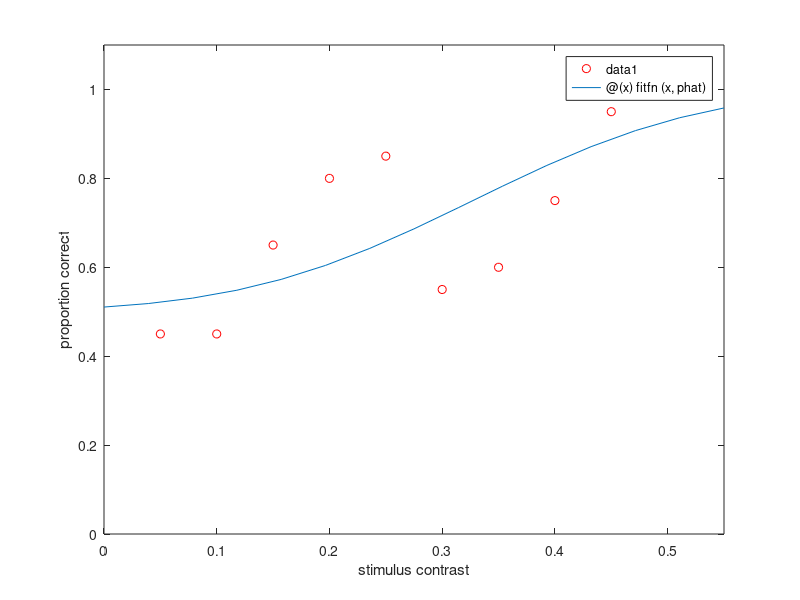

This figure's MATLAB source:
%% bootstrap.m


%% part 1 -- bootstrapping (nonparametric)

% make some data
mu = 10;
sigma = 5;
nsamp = 100;
samp = normrnd(mu,sigma,[ nsamp 1 ]); % returns array of random numbers 
                                      % from a normal distribution with 
                                      % mean mu and std sigma

% find the mean and standard deviation of the data
muhat = mean(samp);
sigmahat = std(samp); % note: not identical to the population mean and std

% bootstrap the mean of the data
for b = 1:200
    
    % resample the data, with replacement
    % (this is the part that makes this version 'nonparametric')
    % sampboot = samp( unidrnd( nsamp, [ nsamp 1 ] ) );  % uses the statistics toolbox
    sampstar = samp( ceil( nsamp*rand([ nsamp 1 ]) ) );  % doesn't need the statistics toolbox
    
    % get the mean of the resampled data
    mustar(b) = mean(sampstar);
    
end

% find the bootstrapped standard error of the mean
stderrboot = std(mustar);
fprintf('bootstrapped standard error:  %.2f\n',stderrboot);

% compare this to the usual formula
stderrform = sigmahat/sqrt(nsamp);
fprintf('usual standard error:         %.2f\n',stderrform);

% compare this to the correct answer
stderr = sigma/sqrt(nsamp);
fprintf('true standard error:          %.2f\n',stderr);


%% part 2 -- bootstrapping (parametric)

% make some data
mu = 10;
sigma = 5;
nsamp = 100;
samp = mu + sigma*randn(nsamp,1);

% find the mean and standard deviation of the data
muhat = mean(samp);
sigmahat = std(samp);

% bootstrap the mean of the data
for b = 1:200
    
    % resample the data from the estimated distribution
    % (this is the part that makes this version 'parametric')
    sampstar = muhat + sigmahat*randn([ nsamp 1 ]);
    
    % get the mean of the resampled data
    mustar(b) = mean(sampstar);
    
end

% find the bootstrapped standard error of the mean
stderrboot = std(mustar);
fprintf('bootstrapped standard error:  %.2f\n',stderrboot);

% compare this to the usual formula
stderrform = sigmahat/sqrt(nsamp);
fprintf('usual standard error:         %.2f\n',stderrform);

% compare this to the correct answer
stderr = sigma/sqrt(nsamp);
fprintf('true standard error:          %.2f\n',stderr);


%% part 3 -- bootstrapping a psychometric function

% data to fit
stimlev =  [ 0.05 0.10 0.15 0.20 0.25 0.30 0.35 0.40 0.45 0.50 ];
ntrials =  [   20   20   20   20   20   20   20   20   20   20 ];
ncorrect = [   10   11   10   12   14   15   14   18   19   20 ];

% make the fitting function
% normcdf is the normal cumulative distribution function
fitfn = @( x, p ) 0.5 + 0.5*normcdf( x, p(1), p(2) );

% initialize list of bootstrapped thresholds
B = 200;
thresh = zeros(B+1,1);

% bootstrap
for t = 1:B+1

    % use original data on first run; then resample data
    if t==1
        ncorrectstar = ncorrect;
    else
        % draw a set of samples using the binomial distribution
        % binornd(n trials, probality of success on each trials): 
        ncorrectstar = binornd( ntrials, ncorrect./ntrials );
    end

    % use fminsearch to fit the psychometric function (see curvefit code):
    % binopdf (x, n, p) gives us the probability of having x successes
    % on n trials, when the probability of each success is p
    errfn = @(p) -sum( log( binopdf( ncorrectstar, ntrials, fitfn(stimlev,p) )));
    phat = fminsearch( errfn, [ 0.1 0.1 ]);
    thresh(t) = phat(1);

    % show results of fit
    clf;
    plot(stimlev,ncorrectstar./ntrials,'ro');
    hold on;
    fplot(@(x)fitfn(x,phat),[ 0 0.55 ]);
    axis([ 0 0.55 0 1.1 ]);
    xlabel 'stimulus contrast'
    ylabel 'proportion correct'
    drawnow;
    fprintf('threshold:  %.2f\n',thresh(t));

end

% report summary
fprintf('threshold:  %.2f +- %.2f\n',thresh(1),std(thresh(2:end)));

